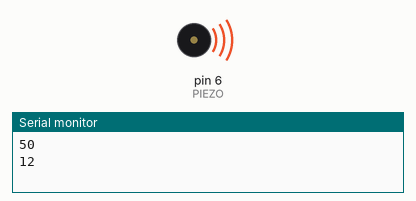
Simulated run of this sketch. Board: Arduino Uno, built with avr-gcc and run on an emulated ATmega328P. On the bench: buzzer (waves = sounding), the last lines printed to the serial monitor. At 25.6 s the program stops and its outputs stay as they are.

Above: at 2.1 s.
At 20.4 s:
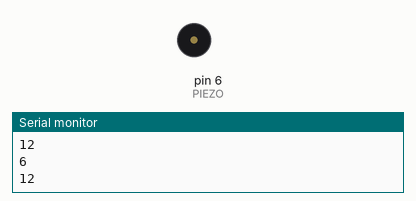
Timing chart, 0 to 27.0 s (numbered marks = the images above):
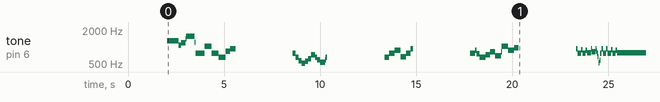

The sketch:

buzzer_melodies.ino
```cpp
// http://therandombit.wordpress.com/2011/11/21/arduino-piezo-speaker-super-mario/
// http://pastebin.com/UhsHePFv

//Périodes de chaque note (*0.0000001)
#define tone_C 1911
#define tone_C1 1804
#define tone_D 1703
#define tone_Eb 1607
#define tone_E 1517
#define tone_F 1432
#define tone_F1 1352
#define tone_G 1276
#define tone_Ab 1204
#define tone_A 1136
#define tone_Bb 1073
#define tone_B 1012
#define tone_c 955
#define tone_c1 902
#define tone_d 851
#define tone_eb 803
#define tone_e 758
#define tone_f 716
#define tone_f1 676
#define tone_g 638
#define tone_ab 602
#define tone_a 568
#define tone_bb 536
#define tone_b 506

#define tone_p 0  //pause

const int PIEZO = 6;

long vel = 20000;

// mario
static int mario_m[] = {
  tone_e, tone_e, tone_e, tone_c, tone_e, tone_g, tone_G, tone_c, tone_G, tone_E, tone_A, tone_B, tone_Bb, tone_A, tone_G, tone_e, tone_g, tone_a, tone_f, tone_g, tone_e, tone_c, tone_d, tone_B, tone_c};
static int mario_r[] = {
  6, 12, 12, 6, 12, 24, 24, 18, 18, 18, 12, 12, 6, 12, 8, 8, 8, 12, 6, 12, 12, 6, 6, 6, 12};

// Looks like zelda
int peergynt_m[] = {
  tone_G, tone_E, tone_D, tone_C, tone_D, tone_E, tone_G, tone_E, tone_D, tone_C, tone_D, tone_E, tone_D, tone_E,tone_G, tone_E, tone_G, tone_A, tone_E, tone_A, tone_G, tone_E, tone_D, tone_C};
int peergynt_r[] = {
  8, 8, 8, 8, 8, 8, 8, 8, 8, 8, 4, 4, 4, 4, 8, 8, 8, 8, 8, 8, 8, 8, 8, 16};

// Some electric guitar...
int smoke_m[] = {
  tone_E, tone_G, tone_A, tone_E, tone_G, tone_Bb, tone_A, tone_E, tone_G, tone_A, tone_G, tone_E};
int smoke_r[] = {
  12, 12, 18, 12, 12, 6, 18, 12, 12, 18, 12, 24};

// Start like something similar to le reine au nez rouge...
int natal_m[] = {
  tone_G, tone_A, tone_G, tone_E, tone_G, tone_A, tone_G, tone_E, tone_c, tone_c, tone_A, tone_B, tone_B, tone_G, tone_A, tone_G, tone_A, tone_c, tone_B, tone_A, tone_G, tone_A, tone_G, tone_E};
int natal_r[] = {
  12, 4, 8, 16, 12, 4, 8, 16, 12, 4, 16, 12, 4, 16, 12, 4, 8, 8, 8, 8, 12, 4, 8, 16};

// Seems like some electric guitar solo...
int LTS_m[] = {
  tone_Bb, tone_G, tone_G, tone_Bb, tone_G, tone_G, tone_Bb, tone_G, tone_G, tone_Bb, tone_G, tone_G, tone_Bb, tone_G, tone_C, tone_G, tone_Bb, tone_G, tone_G, tone_Bb, tone_G, tone_G, tone_Bb, tone_G, tone_G, tone_Bb, tone_G, tone_G, tone_Bb, tone_G, tone_F, tone_D, tone_F, tone_D, tone_G, tone_F, tone_D, tone_C, tone_Bb, tone_G, tone_Bb, tone_C, tone_C1, tone_C, tone_Bb, tone_F, tone_D, tone_Bb, tone_G, tone_F, tone_D, tone_C, tone_Bb, tone_D, tone_C, tone_Bb, tone_G}
;
int LTS_r[] = {
  4, 4, 4, 4, 4, 4, 4, 4, 4, 4, 4, 4, 4, 4, 4, 4, 4, 4, 4, 4, 4, 4, 4, 4, 4, 4, 4, 4, 4, 4, 4, 4, 4, 4, 4, 4, 4, 4, 4, 4, 4, 4, 4, 4, 4, 4, 4, 4, 4, 4, 4, 4, 4, 4, 4, 4, 4};

void setup()
{
  pinMode(PIEZO, OUTPUT);
  delay(2000);

  Serial.begin(115200);
}

void loop()
{
  //  const int LEN = (sizeof(smoke_r) + 1) / 4;
  //  Serial.println(LEN);
  //  for (int i=0; i < LEN; i++)
  //  {
  //    int tom = smoke_m[i];
  //    int tempo = smoke_r[i];
  //
  //    long tvalue = tempo * vel;
  //
  //    tocar(tom, tvalue);
  //
  //    delayMicroseconds(1000); //pause between notes
  //  }

  Serial.println(sizeof(mario_r));
  music(mario_m, mario_r, sizeof(mario_r));
  delay(3000);
  music(peergynt_m, peergynt_r, sizeof(peergynt_r));
  delay(3000);
  music(smoke_m, smoke_r, sizeof(smoke_r));
  delay(3000);
  music(natal_m, natal_r, sizeof(natal_r));
  delay(3000);
  music(LTS_m, LTS_r, sizeof(LTS_r));

  while(1){
  };
}

void music(int m[], int r[], int size_r) {
  int LEN = (size_r + 1) / 4;
  Serial.println(LEN);
  for (int i=0; i < LEN; i++)
  {
    int tom = m[i];
    int tempo = r[i];

    long tvalue = tempo * vel;

    tocar(tom, tvalue);

    delayMicroseconds(1000); //pause between notes
  }
}

void tocar(int tom, long tempo_value)
{
  long tempo_gasto = 0;
  while (tempo_gasto < tempo_value && tempo_value < 640000) // enters an infinite loop when tempo_value is a big value
  {
    digitalWrite(PIEZO, HIGH);
    delayMicroseconds(tom / 2);

    digitalWrite(PIEZO, LOW);
    delayMicroseconds(tom/2);

    tempo_gasto += tom;
  }
}
```

Measured:
- by itself, tone on pin 6 (PIEZO): plays 1303 Hz for 0.60 s, 1071 Hz for 0.12 s, 1196 Hz for 0.24 s, 1412 Hz for 0.04 s, 1545 Hz for 0.44 s, 1218 Hz for 0.04 s … (64 notes in this stretch)
